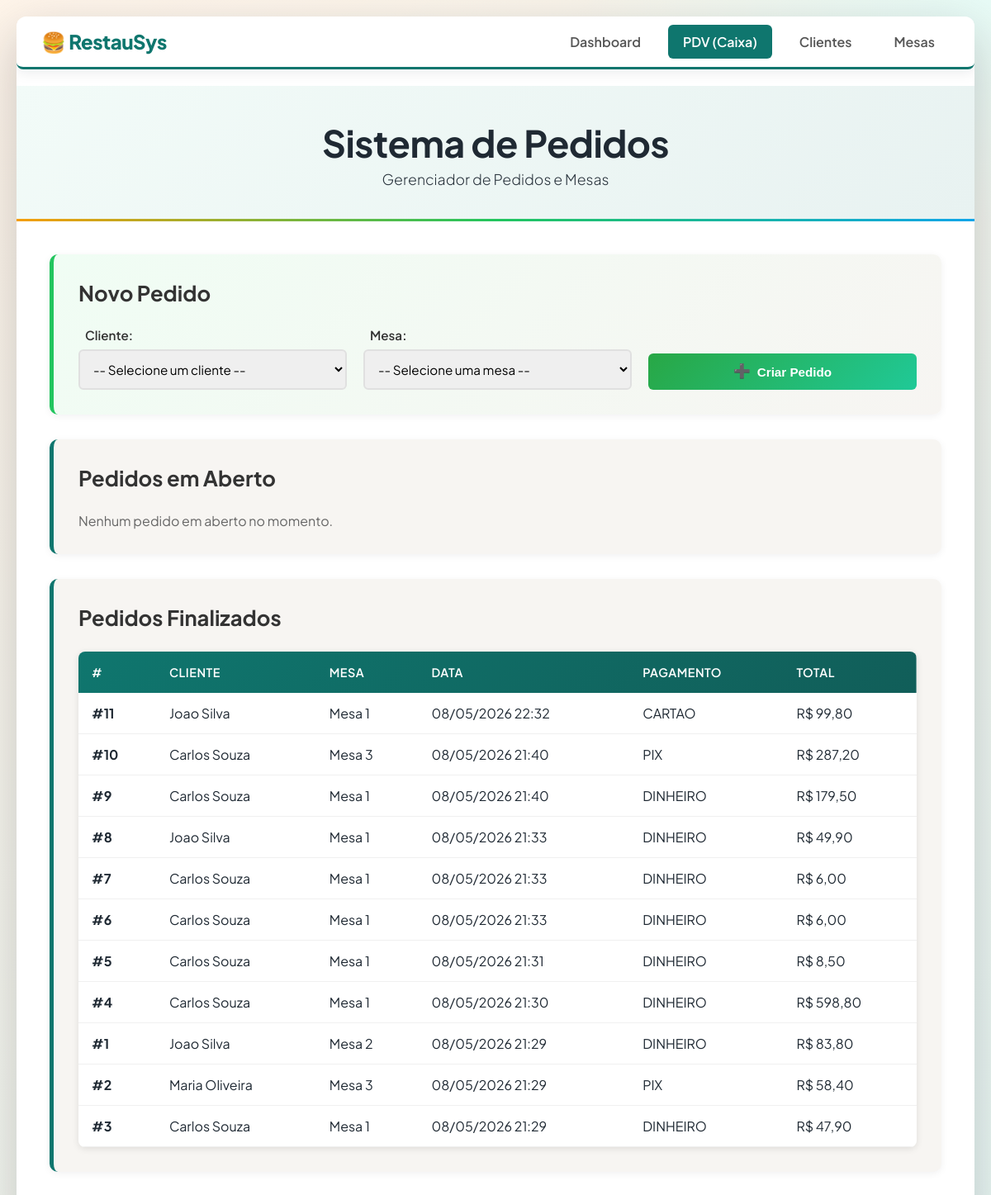
The page /pages/pedidos.php on the database as committed earlier.
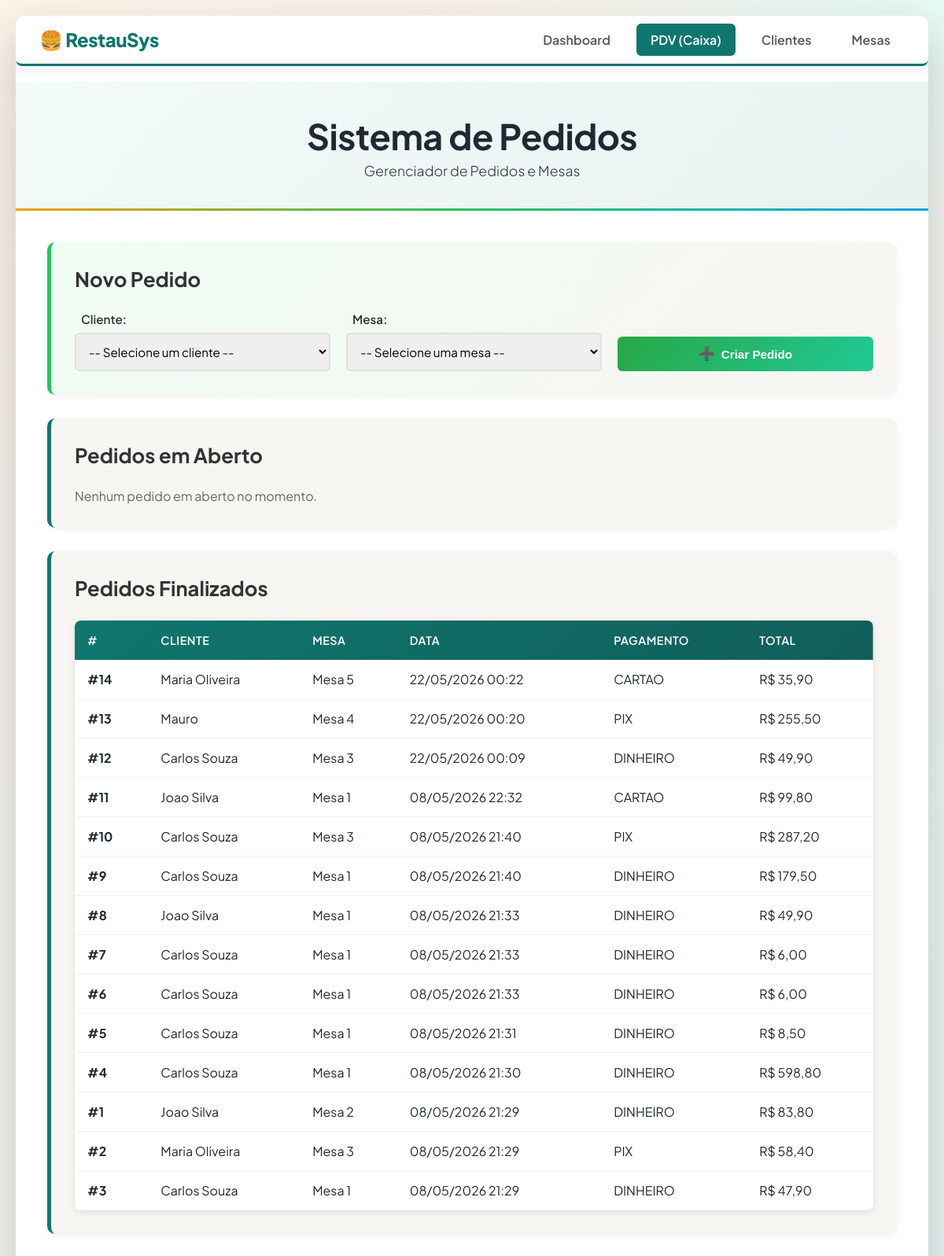
The same page on the database as committed later.
### tables this page shows
CREATE TABLE pedidos (
    id_pedido INTEGER PRIMARY KEY AUTOINCREMENT,
    id_cliente INTEGER,
    id_mesa INTEGER,
    id_funcionario INTEGER,
    data_pedido TEXT DEFAULT CURRENT_TIMESTAMP,
    status TEXT NOT NULL DEFAULT 'aberto' CHECK (status IN ('aberto','fechado','cancelado')),
    forma_de_pagamento TEXT DEFAULT 'DINHEIRO' CHECK (forma_de_pagamento IN ('DINHEIRO','PIX','CARTAO')),
    FOREIGN KEY (id_cliente) REFERENCES clientes(id_cliente),
    FOREIGN KEY (id_mesa) REFERENCES mesas(id_mesa),
    FOREIGN KEY (id_funcionario) REFERENCES funcionarios(id_funcionario)
);

### config/config.php (called while the page is built, shortened)
<?php
$pdo = initialize_database(DB_PATH, false);
function query_all(string $sql, array $params = []): array
{
    global $pdo;
    $stmt = $pdo->prepare($sql);
    $stmt->execute($params);
    return $stmt->fetchAll() ?: [];
}

### pages/pedidos.php (the view, shortened to what this page needs)
<?php
require_once __DIR__ . '/../config/config.php';
$pedidos_abertos = query_all(
    "SELECT p.id_pedido, c.nome, m.numero, p.data_pedido
     FROM pedidos p
     JOIN clientes c ON p.id_cliente = c.id_cliente
     JOIN mesas m ON p.id_mesa = m.id_mesa
     WHERE p.status = 'aberto'
     ORDER BY p.data_pedido DESC"
);
$pedidos_finalizados = query_all(
    "SELECT p.id_pedido, c.nome, m.numero, p.data_pedido, p.forma_de_pagamento,
            SUM(ip.quantidade * ip.preco_unitario) as total
     FROM pedidos p
     JOIN clientes c ON p.id_cliente = c.id_cliente
     JOIN mesas m ON p.id_mesa = m.id_mesa
     LEFT JOIN itens_pedido ip ON p.id_pedido = ip.id_pedido
     WHERE p.status = 'fechado'
     GROUP BY p.id_pedido
     ORDER BY p.data_pedido DESC"
);
?>
<!DOCTYPE html>
<html lang="pt-BR">
<head>
    <link rel="stylesheet" href="../css/style.css">
</head>
<body>
    <div class="container">
        <nav class="navbar">
            <div class="nav-logo">🍔 RestauSys</div>
            <ul class="nav-links">
                <li><a href="../index.php">Dashboard</a></li>
                <li><a href="pedidos.php" class="active">PDV (Caixa)</a></li>
                <li><a href="clientes.php">Clientes</a></li>
                <li><a href="mesas.php">Mesas</a></li>
            </ul>
        </nav>
        <header>
            <div class="header-content">
                <h1>Sistema de Pedidos</h1>
                <p class="header-subtitle">Gerenciador de Pedidos e Mesas</p>
            </div>
        </header>
        <main>
            <section class="secao secao-criar">
                <h2>Novo Pedido</h2>
                <form method="POST" class="formulario">
                    <div class="form-row">
                        <div class="form-grupo">
                            <label for="id_cliente">
                                <span class="label-icon"></span> Cliente:
                            </label>
                            <select name="id_cliente" id="id_cliente" required>
                                <option value="">-- Selecione um cliente --</option>
                            </select>
                        </div>
                        <div class="form-grupo">
                            <label for="id_mesa">
                                <span class="label-icon"></span> Mesa:
                            </label>
                            <select name="id_mesa" id="id_mesa" required>
                                <option value="">-- Selecione uma mesa --</option>
                            </select>
                        </div>
                        <button type="submit" class="btn btn-criar">
                            <span class="btn-icon">➕</span> Criar Pedido
                        </button>
                    </div>
                </form>
            </section>
            <section class="secao secao-lista">
                <h2>Pedidos em Aberto</h2>
                <?php if (empty($pedidos_abertos)): ?>
                    <p style="color: #666;">Nenhum pedido em aberto no momento.</p>
                <?php endif; ?>
            </section>
            <section class="secao secao-lista" id="finalizados">
                <h2>Pedidos Finalizados</h2>
                <?php if (empty($pedidos_finalizados)): ?>
                    <p style="color: #666;">Nenhum pedido finalizado ainda.</p>
                <?php else: ?>
                    <div class="tabela-container">
                        <table class="tabela">
                            <thead>
                                <tr>
                                    <th>#</th>
                                    <th>Cliente</th>
                                    <th>Mesa</th>
                                    <th>Data</th>
                                    <th>Pagamento</th>
                                    <th>Total</th>
                                </tr>
                            </thead>
                            <tbody>
                                <?php foreach ($pedidos_finalizados as $p): ?>
                                    <tr>
                                        <td><strong>#<?php echo $p['id_pedido']; ?></strong></td>
                                        <td><?php echo htmlspecialchars($p['nome']); ?></td>
                                        <td>Mesa <?php echo $p['numero']; ?></td>
                                        <td><?php echo date('d/m/Y H:i', strtotime($p['data_pedido'])); ?></td>
                                        <td><?php echo htmlspecialchars($p['forma_de_pagamento']); ?></td>
                                        <td>R$ <?php echo number_format((float)($p['total'] ?? 0), 2, ',', '.'); ?></td>
                                    </tr>
                                <?php endforeach; ?>
                            </tbody>
                        </table>
                    </div>
                <?php endif; ?>
            </section>
        </main>
    </div>
</body>
</html>

### css/style.css (style rules this page uses)
:root { --bg-start: #fef3e7; --bg-end: #e8f6f2; --surface: #ffffff; --surface-muted: #f7f5f2; --ink: #1f2933; --muted: #6b7280; --accent: #0f766e; --accent-strong: #115e59; --accent-soft: #e7f7f4; --accent-2: #f59e0b; --accent-3: #ef4444; --accent-4: #0ea5e9; --shadow-strong: 0 20px 60px rgba(15, 23, 42, 0.22); --shadow-soft: 0 4px 16px rgba(15, 23, 42, 0.08); }
* { margin: 0; padding: 0; box-sizing: border-box; }
body { font-family: "Plus Jakarta Sans", "Noto Sans", sans-serif; background: radial-gradient(1200px 600px at 10% -10%, #fff6ec 0%, transparent 60%), radial-gradient(900px 500px at 100% 0%, #e7fbf6 0%, transparent 55%), linear-gradient(135deg, var(--bg-start) 0%, var(--bg-end) 100%); min-height: 100vh; padding: 20px; color: var(--ink); }
.container { max-width: 1200px; margin: 0 auto; background: var(--surface); border-radius: 12px; box-shadow: var(--shadow-strong); overflow: hidden; }
header { background: linear-gradient(135deg, #f2fbf8 0%, #e8f2f1 100%); color: var(--ink); padding: 40px 30px; text-align: center; position: relative; }
header::after { content: ''; position: absolute; bottom: 0; left: 0; right: 0; height: 3px; background: linear-gradient(90deg, var(--accent-2), #22c55e, var(--accent-4)); }
.header-content h1 { font-size: 2.8em; font-weight: 700; margin-bottom: 5px; letter-spacing: -0.5px; }
.header-subtitle { font-size: 1.1em; opacity: 0.95; font-weight: 300; }
main { padding: 40px; }
.navbar { background: var(--surface); padding: 15px 30px; display: flex; justify-content: space-between; align-items: center; box-shadow: var(--shadow-soft); margin-bottom: 20px; border-radius: 8px; border-bottom: 3px solid var(--accent); }
.nav-logo { font-size: 1.5em; font-weight: 800; color: var(--accent); letter-spacing: -0.5px; }
.nav-links { list-style: none; display: flex; gap: 15px; }
.nav-links a { text-decoration: none; color: #555; font-weight: 600; padding: 10px 18px; border-radius: 6px; transition: all 0.3s; }
.nav-links a.active { background: var(--accent); color: white; }
.secao { margin-bottom: 30px; padding: 30px; background: var(--surface-muted); border-radius: 10px; border-left: 5px solid var(--accent); box-shadow: 0 2px 10px rgba(15, 23, 42, 0.06); transition: box-shadow 0.3s; }
.secao h2 { color: #333; margin-bottom: 25px; font-size: 1.6em; display: flex; align-items: center; gap: 10px; }
.secao-criar { border-left-color: #22c55e; background: linear-gradient(135deg, #f0fdf4 0%, var(--surface-muted) 100%); }
.formulario { display: flex; flex-direction: column; gap: 20px; }
.form-row { display: grid; grid-template-columns: repeat(auto-fit, minmax(200px, 1fr)); gap: 20px; align-items: end; }
.form-grupo { display: flex; flex-direction: column; gap: 8px; }
.form-grupo label { font-weight: 600; color: #333; font-size: 0.95em; display: flex; align-items: center; gap: 8px; }
.form-grupo input, .form-grupo select { padding: 12px; border: 2px solid #e0e0e0; border-radius: 6px; font-size: 0.95em; transition: all 0.3s; font-family: inherit; }
.btn { padding: 12px 20px; border: none; border-radius: 6px; font-weight: 600; cursor: pointer; font-size: 0.95em; transition: all 0.3s; display: inline-flex; align-items: center; gap: 8px; justify-content: center; }
.btn-icon { font-size: 1.1em; }
.btn-criar { background: linear-gradient(135deg, #28a745 0%, #20c997 100%); color: white; }
.tabela-container { overflow-x: auto; border-radius: 8px; box-shadow: 0 2px 8px rgba(0, 0, 0, 0.1); }
.tabela { width: 100%; border-collapse: collapse; background: white; }
.tabela thead { background: linear-gradient(135deg, var(--accent) 0%, var(--accent-strong) 100%); color: white; }
.tabela th { padding: 16px; text-align: left; font-weight: 600; text-transform: uppercase; font-size: 0.9em; letter-spacing: 0.5px; }
.tabela td { padding: 14px 16px; border-bottom: 1px solid #f0f0f0; }

Rows that differ between the two databases and show on the page:
added pedidos: id_pedido "14", nome "Maria Oliveira", numero "5", data_pedido "22/05/2026 00:22", forma_de_pagamento "CARTAO", total "35,90"
added pedidos: id_pedido "13", nome "Mauro", numero "4", data_pedido "22/05/2026 00:20", forma_de_pagamento "PIX", total "255,50"
added pedidos: id_pedido "12", nome "Carlos Souza", numero "3", data_pedido "22/05/2026 00:09", forma_de_pagamento "DINHEIRO", total "49,90"
